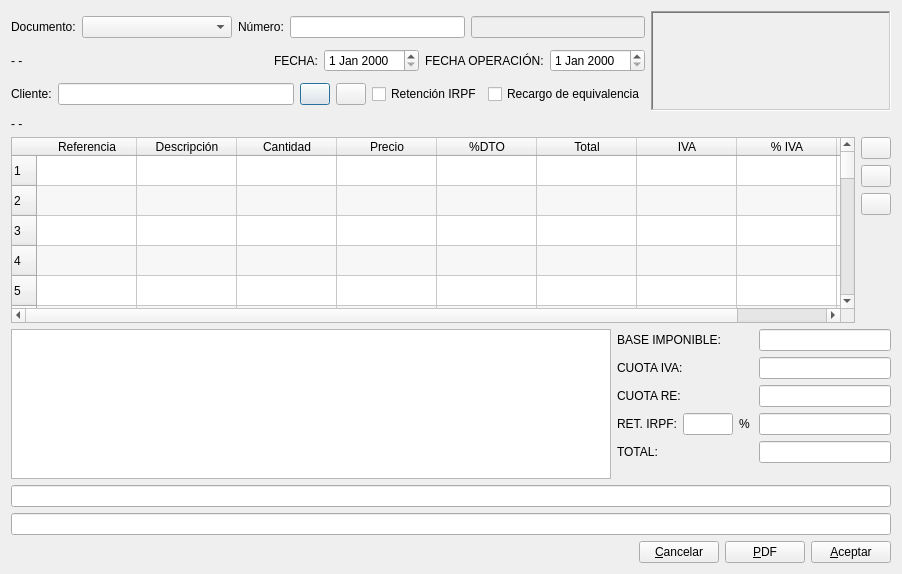
<?xml version="1.0" encoding="UTF-8"?>
<ui version="4.0">
 <class>factura</class>
 <widget class="QDialog" name="factura">
  <property name="geometry">
   <rect>
    <x>0</x>
    <y>0</y>
    <width>902</width>
    <height>574</height>
   </rect>
  </property>
  <property name="windowTitle">
   <string>DOCUMENTO</string>
  </property>
  <layout class="QVBoxLayout" name="verticalLayout_3">
   <item>
    <layout class="QHBoxLayout" name="horizontalLayout_8">
     <item>
      <layout class="QVBoxLayout" name="verticalLayout_2">
       <item>
        <layout class="QHBoxLayout" name="horizontalLayout">
         <item>
          <widget class="QLabel" name="label">
           <property name="text">
            <string>Documento:</string>
           </property>
          </widget>
         </item>
         <item>
          <widget class="QComboBox" name="doccomboBox">
           <property name="minimumSize">
            <size>
             <width>150</width>
             <height>0</height>
            </size>
           </property>
          </widget>
         </item>
         <item>
          <widget class="QLabel" name="numerolabel">
           <property name="text">
            <string>Número:</string>
           </property>
          </widget>
         </item>
         <item>
          <widget class="QLineEdit" name="serielineEdit">
           <property name="readOnly">
            <bool>true</bool>
           </property>
          </widget>
         </item>
         <item>
          <widget class="QLineEdit" name="facturalineEdit">
           <property name="enabled">
            <bool>false</bool>
           </property>
          </widget>
         </item>
        </layout>
       </item>
       <item>
        <layout class="QHBoxLayout" name="horizontalLayout_2">
         <item>
          <widget class="QLabel" name="documentolabel">
           <property name="text">
            <string>- -</string>
           </property>
          </widget>
         </item>
         <item>
          <spacer name="horizontalSpacer_2">
           <property name="orientation">
            <enum>Qt::Horizontal</enum>
           </property>
           <property name="sizeHint" stdset="0">
            <size>
             <width>40</width>
             <height>20</height>
            </size>
           </property>
          </spacer>
         </item>
         <item>
          <widget class="QLabel" name="fechalabel">
           <property name="text">
            <string>FECHA:</string>
           </property>
          </widget>
         </item>
         <item>
          <widget class="QDateEdit" name="fechadateEdit"/>
         </item>
         <item>
          <widget class="QLabel" name="fechaoplabel">
           <property name="text">
            <string>FECHA OPERACIÓN:</string>
           </property>
          </widget>
         </item>
         <item>
          <widget class="QDateEdit" name="fechaopdateEdit"/>
         </item>
        </layout>
       </item>
       <item>
        <layout class="QHBoxLayout" name="horizontalLayout_3">
         <item>
          <widget class="QLabel" name="ctaclientelabel">
           <property name="text">
            <string>Cliente:</string>
           </property>
          </widget>
         </item>
         <item>
          <widget class="QLineEdit" name="cta_cli_lineEdit"/>
         </item>
         <item>
          <widget class="QPushButton" name="ctapushButton">
           <property name="enabled">
            <bool>true</bool>
           </property>
           <property name="maximumSize">
            <size>
             <width>30</width>
             <height>16777215</height>
            </size>
           </property>
           <property name="text">
            <string/>
           </property>
           <property name="icon">
            <iconset resource="../keme.qrc">
             <normaloff>:/iconos/graf/xmag.png</normaloff>:/iconos/graf/xmag.png</iconset>
           </property>
          </widget>
         </item>
         <item>
          <widget class="QPushButton" name="edctapushButton">
           <property name="enabled">
            <bool>true</bool>
           </property>
           <property name="maximumSize">
            <size>
             <width>30</width>
             <height>16777215</height>
            </size>
           </property>
           <property name="text">
            <string/>
           </property>
           <property name="icon">
            <iconset resource="../keme.qrc">
             <normaloff>:/iconos/graf/lapiz.xpm</normaloff>:/iconos/graf/lapiz.xpm</iconset>
           </property>
          </widget>
         </item>
         <item>
          <widget class="QCheckBox" name="ret_checkBox">
           <property name="text">
            <string>Retención IRPF</string>
           </property>
          </widget>
         </item>
         <item>
          <widget class="QCheckBox" name="recheckBox">
           <property name="text">
            <string>Recargo de equivalencia</string>
           </property>
          </widget>
         </item>
        </layout>
       </item>
      </layout>
     </item>
     <item>
      <widget class="QLabel" name="logo_label">
       <property name="minimumSize">
        <size>
         <width>240</width>
         <height>100</height>
        </size>
       </property>
       <property name="maximumSize">
        <size>
         <width>240</width>
         <height>100</height>
        </size>
       </property>
       <property name="frameShape">
        <enum>QFrame::WinPanel</enum>
       </property>
       <property name="frameShadow">
        <enum>QFrame::Sunken</enum>
       </property>
       <property name="text">
        <string/>
       </property>
      </widget>
     </item>
    </layout>
   </item>
   <item>
    <widget class="QLabel" name="clientelabel">
     <property name="text">
      <string>- -</string>
     </property>
    </widget>
   </item>
   <item>
    <layout class="QHBoxLayout" name="horizontalLayout_7">
     <item>
      <widget class="QTableWidget" name="tableWidget">
       <property name="focusPolicy">
        <enum>Qt::TabFocus</enum>
       </property>
       <property name="alternatingRowColors">
        <bool>true</bool>
       </property>
       <property name="rowCount">
        <number>100</number>
       </property>
       <row/>
       <row/>
       <row/>
       <row/>
       <row/>
       <row/>
       <row/>
       <row/>
       <row/>
       <row/>
       <row/>
       <row/>
       <row/>
       <row/>
       <row/>
       <row/>
       <row/>
       <row/>
       <row/>
       <row/>
       <row/>
       <row/>
       <row/>
       <row/>
       <row/>
       <row/>
       <row/>
       <row/>
       <row/>
       <row/>
       <row/>
       <row/>
       <row/>
       <row/>
       <row/>
       <row/>
       <row/>
       <row/>
       <row/>
       <row/>
       <row/>
       <row/>
       <row/>
       <row/>
       <row/>
       <row/>
       <row/>
       <row/>
       <row/>
       <row/>
       <row/>
       <row/>
       <row/>
       <row/>
       <row/>
       <row/>
       <row/>
       <row/>
       <row/>
       <row/>
       <row/>
       <row/>
       <row/>
       <row/>
       <row/>
       <row/>
       <row/>
       <row/>
       <row/>
       <row/>
       <row/>
       <row/>
       <row/>
       <row/>
       <row/>
       <row/>
       <row/>
       <row/>
       <row/>
       <row/>
       <row/>
       <row/>
       <row/>
       <row/>
       <row/>
       <row/>
       <row/>
       <row/>
       <row/>
       <row/>
       <row/>
       <row/>
       <row/>
       <row/>
       <row/>
       <row/>
       <row/>
       <row/>
       <row/>
       <row/>
       <column>
        <property name="text">
         <string>Referencia</string>
        </property>
       </column>
       <column>
        <property name="text">
         <string>Descripción</string>
        </property>
       </column>
       <column>
        <property name="text">
         <string>Cantidad</string>
        </property>
       </column>
       <column>
        <property name="text">
         <string>Precio</string>
        </property>
       </column>
       <column>
        <property name="text">
         <string>%DTO</string>
        </property>
       </column>
       <column>
        <property name="text">
         <string>Total</string>
        </property>
       </column>
       <column>
        <property name="text">
         <string>IVA</string>
        </property>
       </column>
       <column>
        <property name="text">
         <string>% IVA</string>
        </property>
       </column>
       <column>
        <property name="text">
         <string>% RE</string>
        </property>
       </column>
      </widget>
     </item>
     <item>
      <layout class="QVBoxLayout" name="verticalLayout">
       <item>
        <widget class="QPushButton" name="BotonBorraLinea">
         <property name="maximumSize">
          <size>
           <width>30</width>
           <height>30</height>
          </size>
         </property>
         <property name="text">
          <string/>
         </property>
         <property name="icon">
          <iconset resource="../keme.qrc">
           <normaloff>:/iconos/graf/borraelem.png</normaloff>:/iconos/graf/borraelem.png</iconset>
         </property>
         <property name="shortcut">
          <string>Alt+L</string>
         </property>
        </widget>
       </item>
       <item>
        <widget class="QPushButton" name="arribapushButton">
         <property name="maximumSize">
          <size>
           <width>30</width>
           <height>30</height>
          </size>
         </property>
         <property name="text">
          <string/>
         </property>
         <property name="icon">
          <iconset resource="../keme.qrc">
           <normaloff>:/iconos/graf/up.png</normaloff>:/iconos/graf/up.png</iconset>
         </property>
        </widget>
       </item>
       <item>
        <widget class="QPushButton" name="abajopushButton">
         <property name="maximumSize">
          <size>
           <width>30</width>
           <height>30</height>
          </size>
         </property>
         <property name="text">
          <string/>
         </property>
         <property name="icon">
          <iconset resource="../keme.qrc">
           <normaloff>:/iconos/graf/down.png</normaloff>:/iconos/graf/down.png</iconset>
         </property>
        </widget>
       </item>
       <item>
        <spacer name="verticalSpacer">
         <property name="orientation">
          <enum>Qt::Vertical</enum>
         </property>
         <property name="sizeHint" stdset="0">
          <size>
           <width>20</width>
           <height>40</height>
          </size>
         </property>
        </spacer>
       </item>
      </layout>
     </item>
    </layout>
   </item>
   <item>
    <layout class="QHBoxLayout" name="horizontalLayout_5">
     <item>
      <widget class="QTextEdit" name="textEdit">
       <property name="minimumSize">
        <size>
         <width>600</width>
         <height>150</height>
        </size>
       </property>
       <property name="maximumSize">
        <size>
         <width>16777215</width>
         <height>150</height>
        </size>
       </property>
      </widget>
     </item>
     <item>
      <layout class="QFormLayout" name="formLayout">
       <item row="0" column="0">
        <widget class="QLabel" name="label_4">
         <property name="text">
          <string>BASE IMPONIBLE:</string>
         </property>
        </widget>
       </item>
       <item row="0" column="1">
        <widget class="QLineEdit" name="bilineEdit">
         <property name="maximumSize">
          <size>
           <width>150</width>
           <height>16777215</height>
          </size>
         </property>
         <property name="readOnly">
          <bool>true</bool>
         </property>
        </widget>
       </item>
       <item row="1" column="0">
        <widget class="QLabel" name="label_5">
         <property name="text">
          <string>CUOTA IVA:</string>
         </property>
        </widget>
       </item>
       <item row="1" column="1">
        <widget class="QLineEdit" name="cuotaIVAlineEdit">
         <property name="maximumSize">
          <size>
           <width>150</width>
           <height>16777215</height>
          </size>
         </property>
         <property name="readOnly">
          <bool>true</bool>
         </property>
        </widget>
       </item>
       <item row="2" column="0">
        <widget class="QLabel" name="label_7">
         <property name="text">
          <string>CUOTA RE:</string>
         </property>
        </widget>
       </item>
       <item row="2" column="1">
        <widget class="QLineEdit" name="cuotaRElineEdit">
         <property name="maximumSize">
          <size>
           <width>150</width>
           <height>16777215</height>
          </size>
         </property>
         <property name="readOnly">
          <bool>true</bool>
         </property>
        </widget>
       </item>
       <item row="3" column="0">
        <layout class="QHBoxLayout" name="horizontalLayout_4">
         <item>
          <widget class="QLabel" name="ret_label">
           <property name="text">
            <string>RET. IRPF:</string>
           </property>
          </widget>
         </item>
         <item>
          <widget class="QLineEdit" name="tipo_ret_lineEdit">
           <property name="maximumSize">
            <size>
             <width>50</width>
             <height>16777215</height>
            </size>
           </property>
           <property name="readOnly">
            <bool>true</bool>
           </property>
          </widget>
         </item>
         <item>
          <widget class="QLabel" name="porcent_label">
           <property name="text">
            <string>% </string>
           </property>
          </widget>
         </item>
        </layout>
       </item>
       <item row="3" column="1">
        <widget class="QLineEdit" name="ret_lineEdit">
         <property name="maximumSize">
          <size>
           <width>150</width>
           <height>16777215</height>
          </size>
         </property>
         <property name="readOnly">
          <bool>true</bool>
         </property>
        </widget>
       </item>
       <item row="4" column="0">
        <widget class="QLabel" name="label_6">
         <property name="text">
          <string>TOTAL:</string>
         </property>
        </widget>
       </item>
       <item row="4" column="1">
        <widget class="QLineEdit" name="totallineEdit">
         <property name="maximumSize">
          <size>
           <width>150</width>
           <height>16777215</height>
          </size>
         </property>
         <property name="readOnly">
          <bool>true</bool>
         </property>
        </widget>
       </item>
      </layout>
     </item>
    </layout>
   </item>
   <item>
    <widget class="QLineEdit" name="pie1lineEdit"/>
   </item>
   <item>
    <widget class="QLineEdit" name="pie2lineEdit"/>
   </item>
   <item>
    <layout class="QHBoxLayout" name="horizontalLayout_6">
     <item>
      <spacer name="horizontalSpacer_4">
       <property name="orientation">
        <enum>Qt::Horizontal</enum>
       </property>
       <property name="sizeHint" stdset="0">
        <size>
         <width>40</width>
         <height>20</height>
        </size>
       </property>
      </spacer>
     </item>
     <item>
      <widget class="QPushButton" name="cancelarpushButton">
       <property name="text">
        <string>&amp;Cancelar</string>
       </property>
      </widget>
     </item>
     <item>
      <widget class="QPushButton" name="pdfpushButton">
       <property name="text">
        <string>&amp;PDF</string>
       </property>
      </widget>
     </item>
     <item>
      <widget class="QPushButton" name="aceptarpushButton">
       <property name="text">
        <string>&amp;Aceptar</string>
       </property>
      </widget>
     </item>
    </layout>
   </item>
  </layout>
 </widget>
 <resources>
  <include location="../keme.qrc"/>
 </resources>
 <connections>
  <connection>
   <sender>cancelarpushButton</sender>
   <signal>clicked()</signal>
   <receiver>factura</receiver>
   <slot>reject()</slot>
   <hints>
    <hint type="sourcelabel">
     <x>454</x>
     <y>573</y>
    </hint>
    <hint type="destinationlabel">
     <x>398</x>
     <y>559</y>
    </hint>
   </hints>
  </connection>
 </connections>
</ui>
